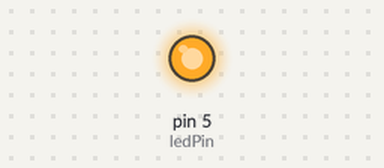
Recording of a sketch running on a simulated Arduino Uno, built with avr-gcc and run on an emulated ATmega328P. On the bench: output pins drawn as LEDs (lit = HIGH).

Above: at 0.75 s.
At 2.25 s:
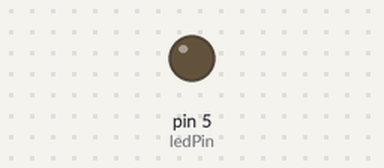
Timing chart, 0 to 3.0 s (numbered marks = the images above):
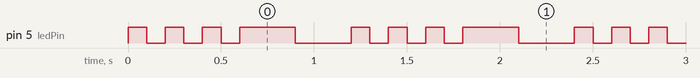

The sketch:

overdue.ino
```cpp
int ledPin = 5;      // select the pin for the LED

void setup() {
  // declare the ledPin as an OUTPUT:
  pinMode(ledPin, OUTPUT);
}

void loop() {

  digitalWrite(ledPin, HIGH);
  delay(100);
  digitalWrite(ledPin, LOW);
  delay(100);
  digitalWrite(ledPin, HIGH);
  delay(100);
  digitalWrite(ledPin, LOW);
  delay(100);
  digitalWrite(ledPin, HIGH);
  delay(100);
  digitalWrite(ledPin, LOW);
  delay(100);
  digitalWrite(ledPin, HIGH);
  delay(300);
  digitalWrite(ledPin, LOW);
  delay(300);
}
```

Measured:
- by itself, pin 5 (ledPin): repeats every 1.2 s: 2 × (LOW 0.10 s, HIGH 0.10 s), LOW 0.10 s, HIGH 0.30 s, LOW 0.30 s, HIGH 0.10 s
- by itself, everything shown: repeats every 1.2 s, in 8 steps
